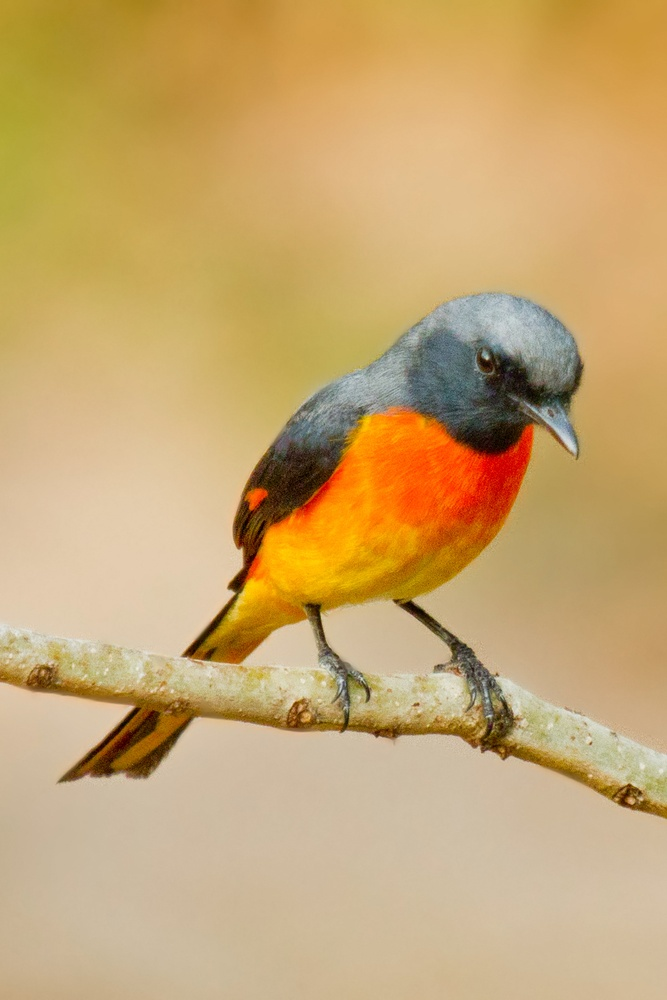
#> input picture a1.jpg, 667 x 1000 px, shrunk from 1094 x 1640 before the run, given in place of the camera
$ python 1.color_spaces.py
#> lines starting #> are read from the running program, lines starting #| are printed output that depends on the picture; after the words box and inside, x2 and y2 are one past the last pixel; in counts of white or black regions, pixels touching at a corner belong together
# https://docs.opencv.org/4.5.1/df/d9d/tutorial_py_colorspaces.html

import cv2 as cv
import numpy as np

cap = cv.VideoCapture(0)

yellow = np.uint8([[[0, 255, 255]]])
hsv_yellow = cv.cvtColor(yellow, cv.COLOR_BGR2HSV)
print(hsv_yellow)
Y1 = hsv_yellow[0][0][1]
Y2 = hsv_yellow[0][0][2]
lower_yellow = np.array([0, 100, 100])
upper_yellow = np.array([30, 255, 255])

while(True):
    _, frame = cap.read()
#> frame is the input picture: shape (1000, 667, 3); mean B, G, R 113.3, 167.1, 199.3

    if not _:
        print("Camera not found")
        break

    img = cv.cvtColor(frame, cv.COLOR_BGR2HSV)
#> img: shape (1000, 667, 3); mean H, S, V 20.8, 111.9, 199.7
    mask = cv.inRange(img, lower_yellow, upper_yellow)
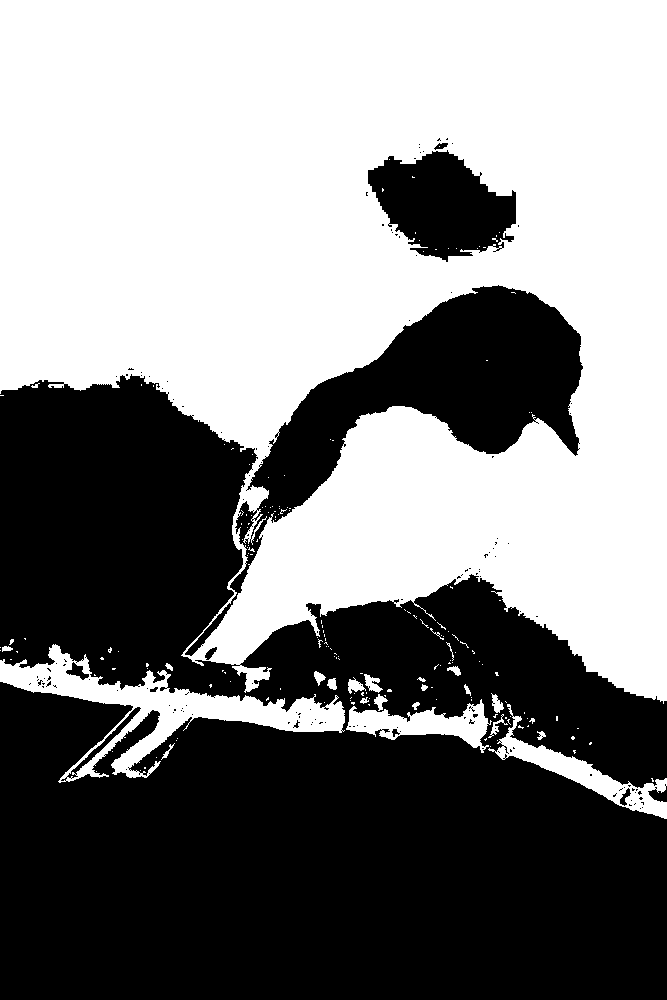
#> mask: shape (1000, 667); 51.1% white; 141 black regions (130 under 20 px), largest, box (x1, y1, x2, y2) and area: (0, 374, 667, 1000) 279542, (185, 285, 583, 656) 35296, (368, 150, 516, 262) 10553

    res = cv.bitwise_and(frame, frame, mask=mask)
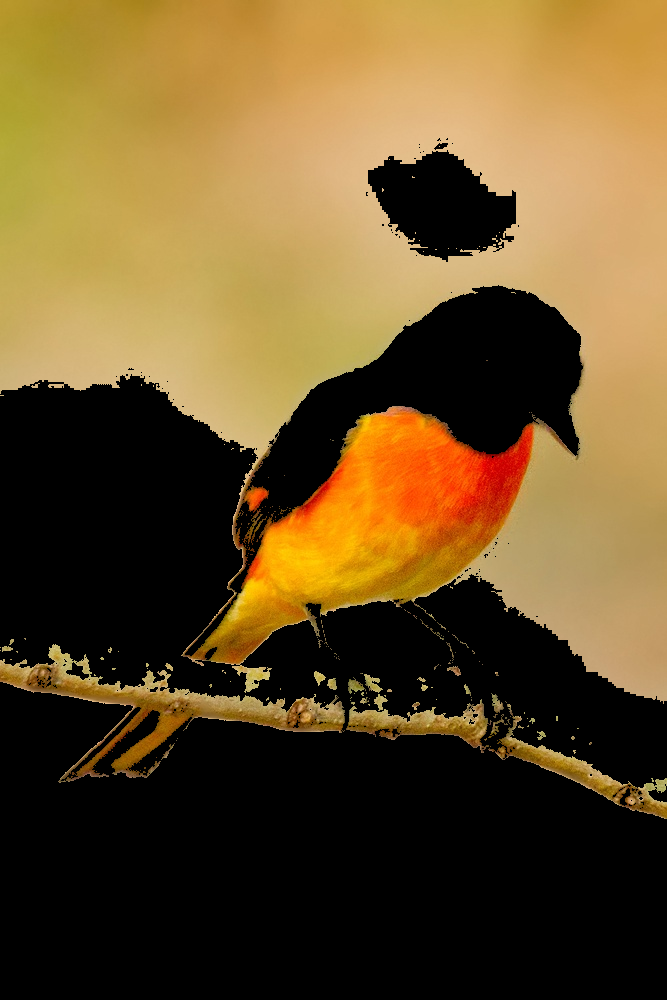
#> res: shape (1000, 667, 3); mean B, G, R 41, 80.4, 103.4

    cv.imshow("WebCam", res)

    key = cv.waitKey(5) & 0xff
#> (key q is pressed here)

    if key == 27 or key == ord('q'):
        break

cv.destroyAllWindows()

$ run again, on a2.jpg
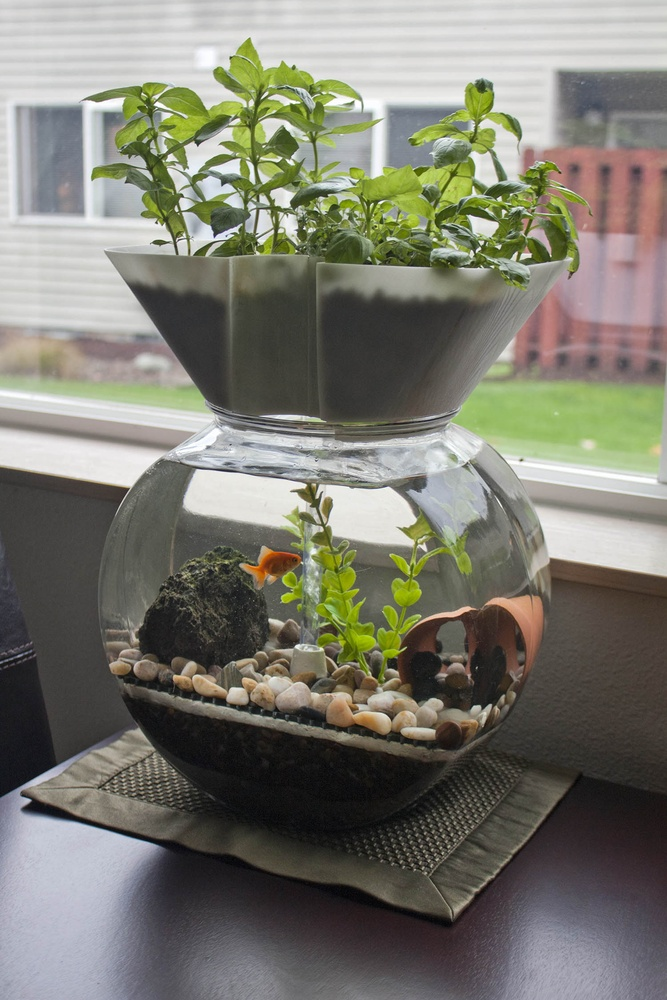
#> input picture a2.jpg, 667 x 1000 px, shrunk from 1500 x 2250 before the run, given in place of the camera
#> frame is the input picture: shape (1000, 667, 3); mean B, G, R 111.8, 122.6, 123.4
#> img: shape (1000, 667, 3); mean H, S, V 55.2, 39.9, 127.9
#> `mask = cv.inRange(img, lower_yellow, upper_yellow)`:
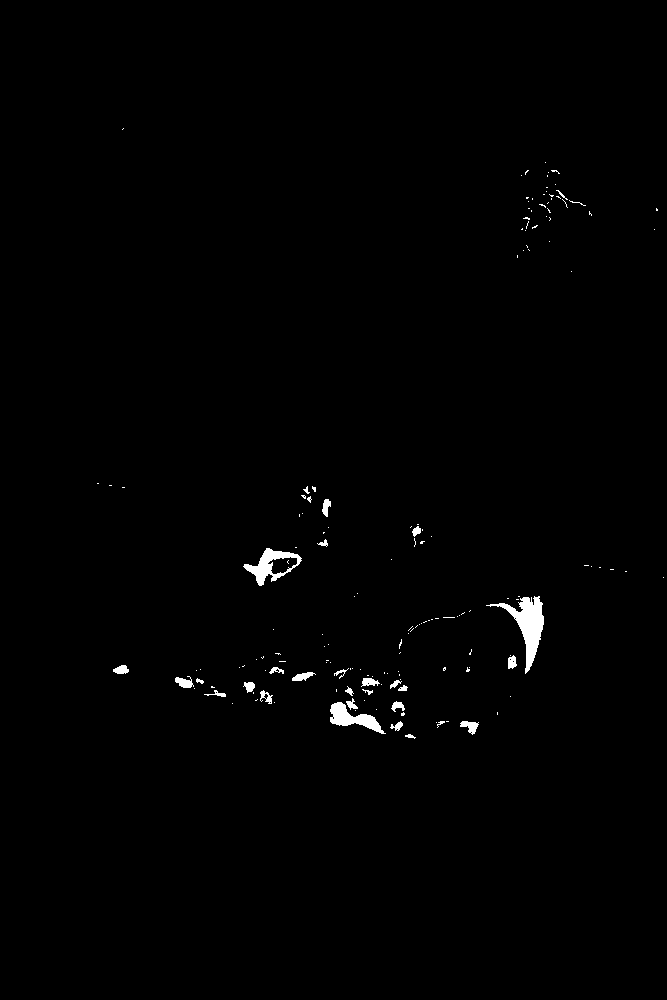
#> mask: shape (1000, 667); 0.77% white; 163 white regions (134 under 20 px), largest, box (x1, y1, x2, y2) and area: (486, 596, 544, 674) 1377, (243, 548, 302, 586) 802, (330, 702, 386, 734) 721
